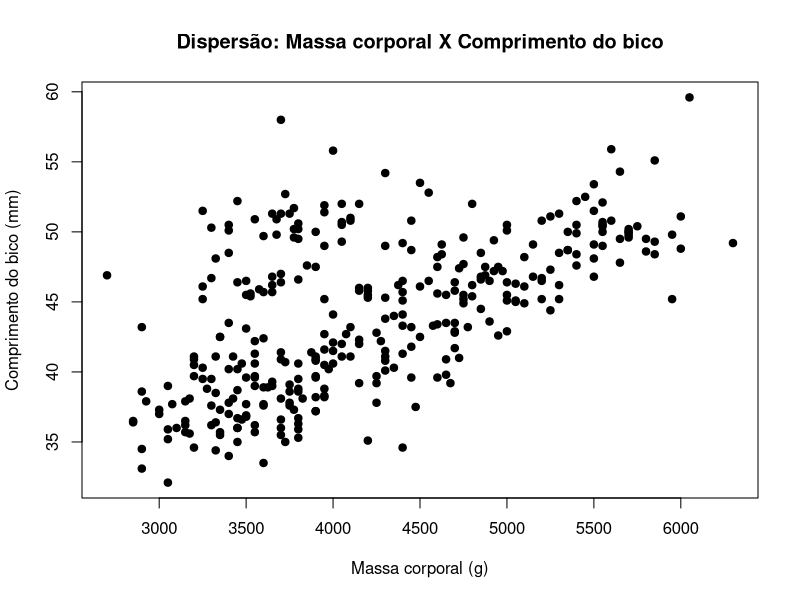
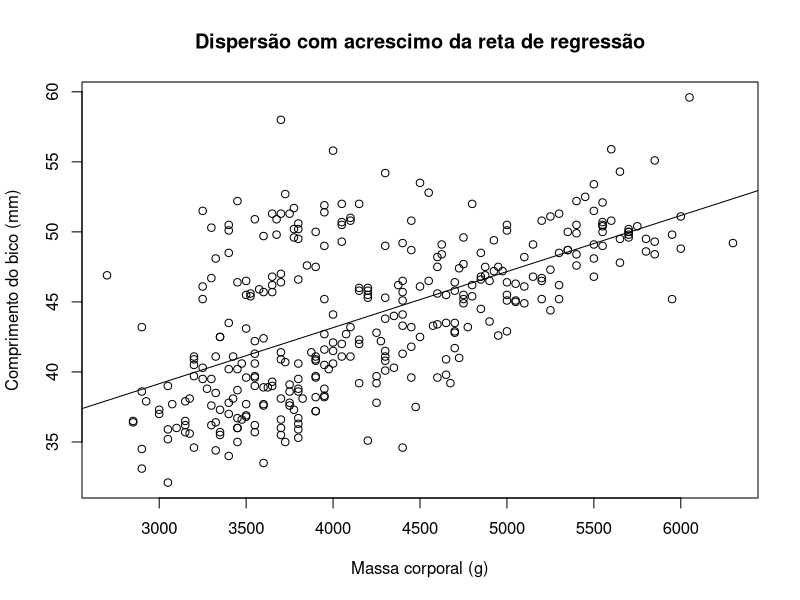
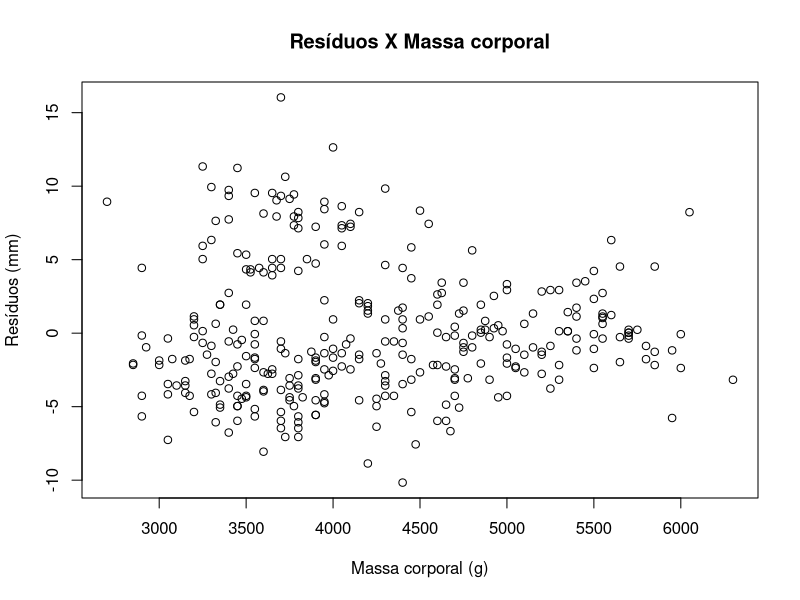
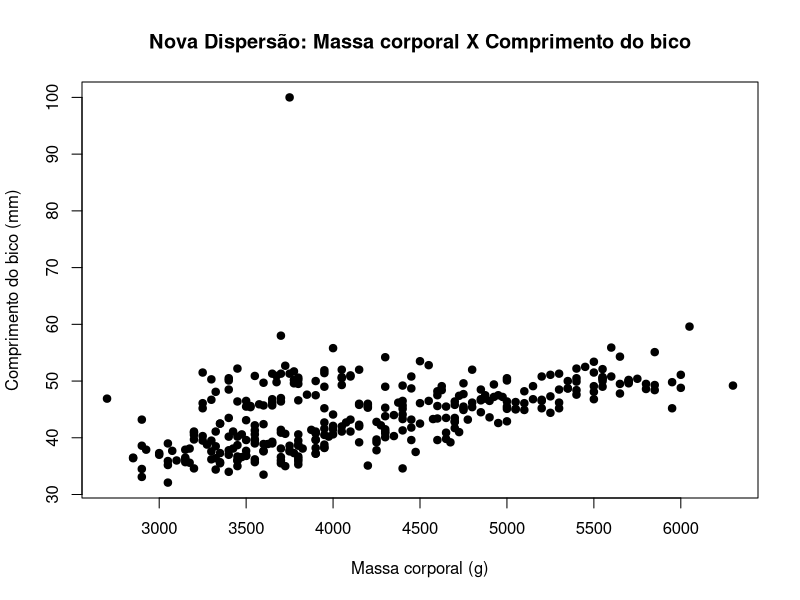
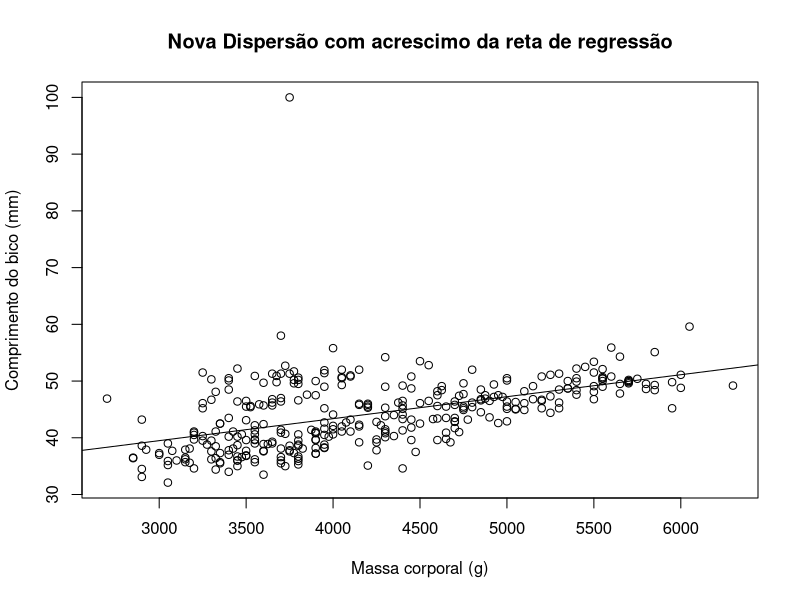
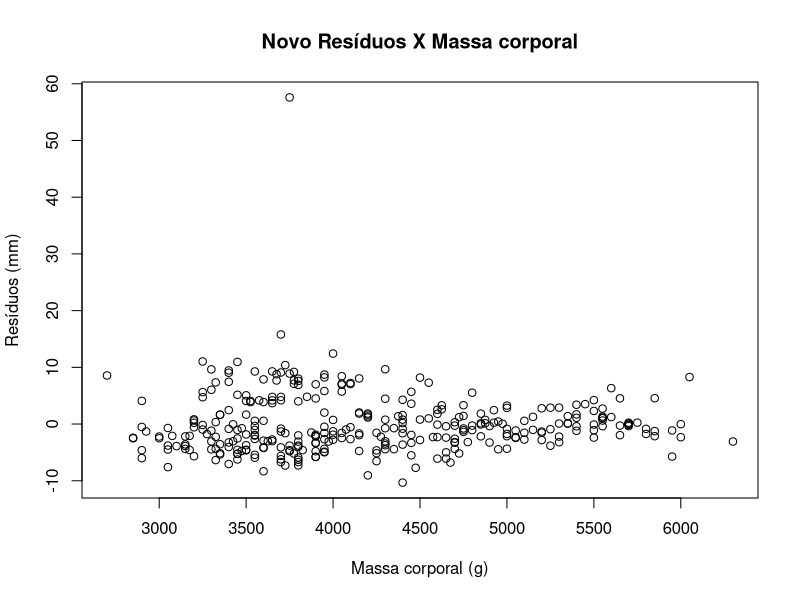

These charts were generated, in order, by the following R code:
install.packages("palmerpenguins");

library(palmerpenguins);

penguins_data <- na.omit(penguins)

#2.1

plot(penguins_data$body_mass_g,
     penguins_data$bill_length_mm,
     xlab = "Massa corporal (g)",
     ylab = "Comprimento do bico (mm)",
     main = "Dispersão: Massa corporal X Comprimento do bico",
     pch = 19)

#2.2
x <- penguins_data$body_mass_g
y <- penguins_data$bill_length_mm

beta1_hat <- sum((x-mean(x))*(y-mean(y))) / sum((x-mean(x))^2)
beta0_hat <- mean(y) - beta1_hat*mean(x)

beta0_hat
beta1_hat

modelo <- lm(bill_length_mm ~ body_mass_g, data = penguins_data)


plot(penguins_data$body_mass_g,
     penguins_data$bill_length_mm,
     xlab = "Massa corporal (g)",
     ylab = "Comprimento do bico (mm)",
     main = "Dispersão com acrescimo da reta de regressão")

abline(modelo)

#2.3

residuos <- resid(modelo)

plot(penguins_data$body_mass_g, residuos,
     xlab = "Massa corporal (g)",
     ylab = "Resíduos (mm)",
     main = "Resíduos X Massa corporal")

RMSE <- sqrt(mean(residuos^2))
RMSE

R2 <- summary(modelo)$r.squared
R2

#2.4

#criar outliar

penguins_novo<- penguins_data

penguins_novo$bill_length_mm[1] <- 100

plot(penguins_novo$body_mass_g,
     penguins_novo$bill_length_mm,
     xlab = "Massa corporal (g)",
     ylab = "Comprimento do bico (mm)",
     main = "Nova Dispersão: Massa corporal X Comprimento do bico",
     pch = 19)

x_n <- penguins_novo$body_mass_g
y_n <- penguins_novo$bill_length_mm

beta1_hat_n <- sum((x_n-mean(x_n))*(y_n-mean(y_n))) / sum((x_n-mean(x_n))^2)
beta0_hat_n <- mean(y_n) - beta1_hat_n*mean(x_n)

beta0_hat_n
beta1_hat_n

modelo_novo <- lm(bill_length_mm ~ body_mass_g, data = penguins_novo)


plot(penguins_novo$body_mass_g,
     penguins_novo$bill_length_mm,
     xlab = "Massa corporal (g)",
     ylab = "Comprimento do bico (mm)",
     main = "Nova Dispersão com acrescimo da reta de regressão")

abline(modelo_novo)

residuos_novo <- resid(modelo_novo)

plot(penguins_novo$body_mass_g, residuos_novo,
     xlab = "Massa corporal (g)",
     ylab = "Resíduos (mm)",
     main = "Novo Resíduos X Massa corporal")

RMSE_novo <- sqrt(mean(residuos_novo^2))
RMSE_novo

R2_novo <- summary(modelo_novo)$r.squared
R2_novo